Frame 1 (no input): blank canvas, image omitted
Frame 60 (the mouse pressed at the canvas centre just before this capture): blank canvas, image omitted
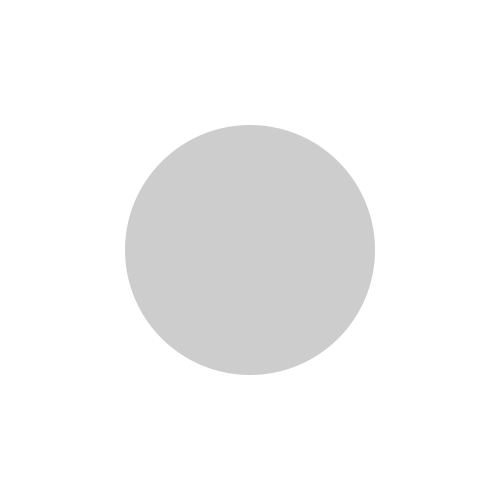
Frame 120 (the mouse held since frame 60 and released just before this capture)

The Processing sketch whose frames 1 and 60 were blank and that drew this single picture after the mouse press (run headless with seeded random() and noise(); from frame 60 on, the mouse is pressed at the canvas centre):

// Processing sketch: processing_137165
// ── processing_137165.pde




void setup(){
  size(500,500);
  background(255);
}


void draw(){
  
  if(mousePressed){
    
    float pmousex = mouseX;
    float temp = abs(pmouseX-mouseX);
    fill(0,50);
    noStroke();
    ellipse(mouseX, mouseY, temp, temp);
  
  }
}
